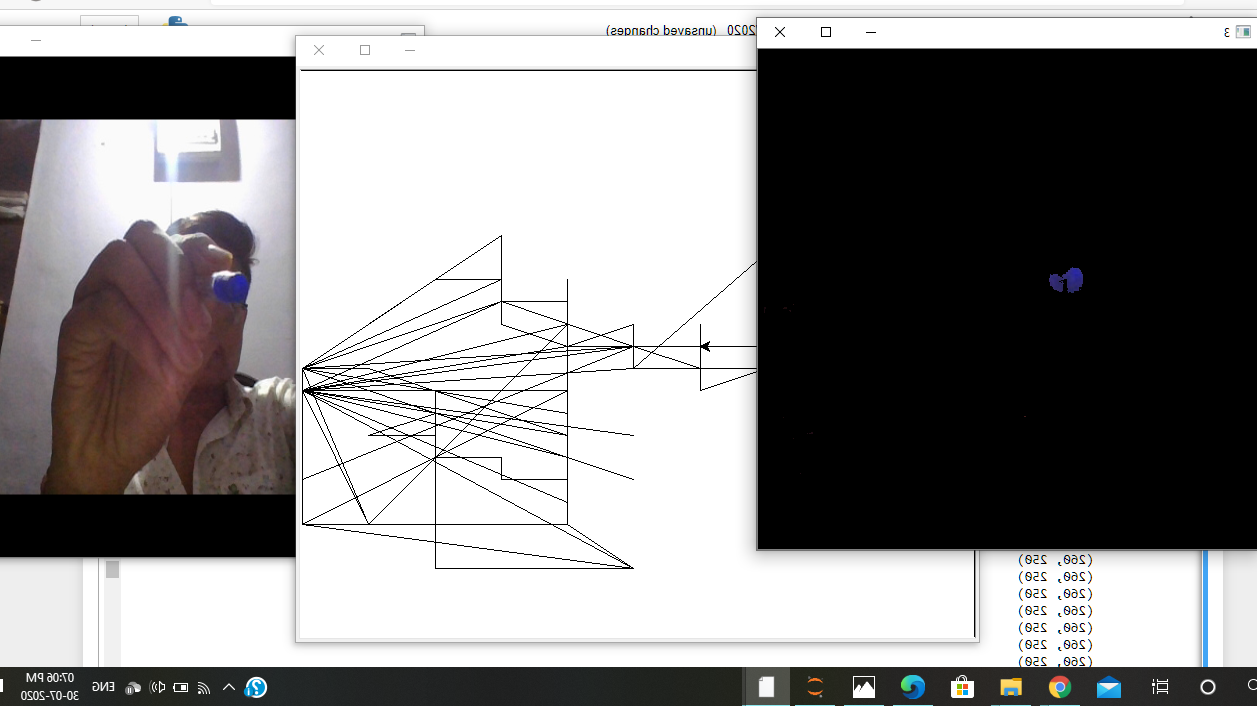
#> input picture Images/test img turtle.png, 1257 x 706 px, given in place of the camera
$ python code.py
#> lines starting #> are read from the running program, lines starting #| are printed output that depends on the picture
import cv2
import numpy as np
import turtle as tt
tt.setworldcoordinates(0,-500,500,0)
#> (this line was passed over: turtle is not available in this run)
xx=0
yy=0
def nothing(x):
    pass
cam=cv2.VideoCapture(0)
cv2.namedWindow("track")
cv2.createTrackbar('LH','track',0,255,nothing)
cv2.createTrackbar('LS','track',0,255,nothing)
cv2.createTrackbar('LV','track',0,255,nothing)
cv2.createTrackbar('UH','track',255,255,nothing)
cv2.createTrackbar('US','track',255,255,nothing)
cv2.createTrackbar('UV','track',255,255,nothing)
while True:
    _,frame=cam.read()
#> frame is the input picture: shape (706, 1257, 3); mean B, G, R 138.9, 138.7, 140.1
    frame=cv2.resize(frame,(500,500))
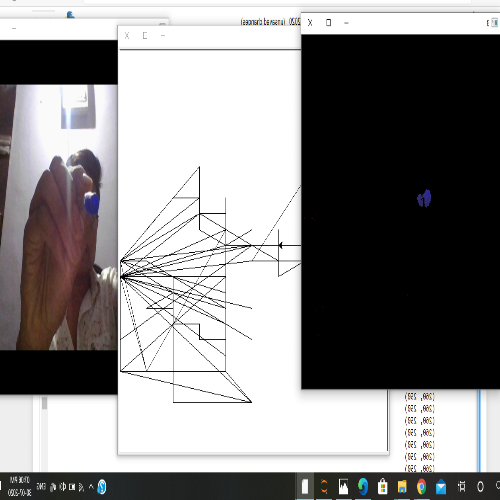
#> frame: shape (500, 500, 3); mean B, G, R 138.8, 138.6, 140
    frame = cv2.flip(frame, 1)
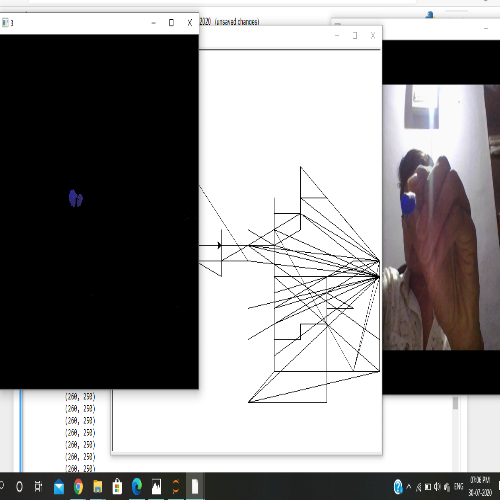
#> frame: shape (500, 500, 3); mean B, G, R 138.8, 138.6, 140
    frame1=cv2.imread('l1.png')
#> (the run stopped early here; a loop or call above may not have finished)
